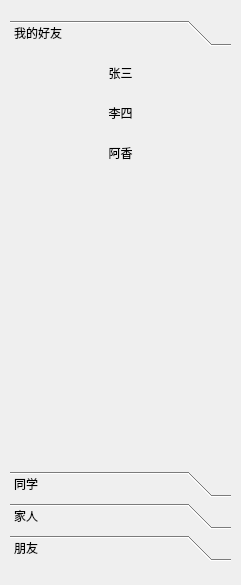
<?xml version="1.0" encoding="UTF-8"?>
<ui version="4.0">
 <class>Form</class>
 <widget class="QWidget" name="Form">
  <property name="geometry">
   <rect>
    <x>0</x>
    <y>0</y>
    <width>241</width>
    <height>585</height>
   </rect>
  </property>
  <property name="windowTitle">
   <string>Form</string>
  </property>
  <widget class="QToolBox" name="toolBox">
   <property name="geometry">
    <rect>
     <x>10</x>
     <y>20</y>
     <width>221</width>
     <height>541</height>
    </rect>
   </property>
   <property name="currentIndex">
    <number>0</number>
   </property>
   <widget class="QWidget" name="page">
    <property name="geometry">
     <rect>
      <x>0</x>
      <y>0</y>
      <width>221</width>
      <height>425</height>
     </rect>
    </property>
    <attribute name="label">
     <string>我的好友</string>
    </attribute>
    <widget class="QToolButton" name="toolButton">
     <property name="geometry">
      <rect>
       <x>0</x>
       <y>0</y>
       <width>221</width>
       <height>41</height>
      </rect>
     </property>
     <property name="text">
      <string>张三</string>
     </property>
     <property name="icon">
      <iconset>
       <normaloff>../../../Python课程/PyQt6 Python桌面开发 视频教程 2024版/配套源码/PyQt6Project2/PyQt6常用基本控件/容器控件/1.png</normaloff>../../../Python课程/PyQt6 Python桌面开发 视频教程 2024版/配套源码/PyQt6Project2/PyQt6常用基本控件/容器控件/1.png</iconset>
     </property>
     <property name="iconSize">
      <size>
       <width>40</width>
       <height>40</height>
      </size>
     </property>
     <property name="toolButtonStyle">
      <enum>Qt::ToolButtonTextBesideIcon</enum>
     </property>
     <property name="autoRaise">
      <bool>true</bool>
     </property>
    </widget>
    <widget class="QToolButton" name="toolButton_2">
     <property name="geometry">
      <rect>
       <x>0</x>
       <y>40</y>
       <width>221</width>
       <height>41</height>
      </rect>
     </property>
     <property name="text">
      <string>李四</string>
     </property>
     <property name="icon">
      <iconset>
       <normaloff>../../../Python课程/PyQt6 Python桌面开发 视频教程 2024版/配套源码/PyQt6Project2/PyQt6常用基本控件/容器控件/2.png</normaloff>../../../Python课程/PyQt6 Python桌面开发 视频教程 2024版/配套源码/PyQt6Project2/PyQt6常用基本控件/容器控件/2.png</iconset>
     </property>
     <property name="iconSize">
      <size>
       <width>40</width>
       <height>40</height>
      </size>
     </property>
     <property name="toolButtonStyle">
      <enum>Qt::ToolButtonTextBesideIcon</enum>
     </property>
     <property name="autoRaise">
      <bool>true</bool>
     </property>
    </widget>
    <widget class="QToolButton" name="toolButton_3">
     <property name="geometry">
      <rect>
       <x>0</x>
       <y>80</y>
       <width>221</width>
       <height>41</height>
      </rect>
     </property>
     <property name="text">
      <string>阿香</string>
     </property>
     <property name="icon">
      <iconset>
       <normaloff>../../../Python课程/PyQt6 Python桌面开发 视频教程 2024版/配套源码/PyQt6Project2/PyQt6常用基本控件/容器控件/4.png</normaloff>../../../Python课程/PyQt6 Python桌面开发 视频教程 2024版/配套源码/PyQt6Project2/PyQt6常用基本控件/容器控件/4.png</iconset>
     </property>
     <property name="iconSize">
      <size>
       <width>40</width>
       <height>40</height>
      </size>
     </property>
     <property name="toolButtonStyle">
      <enum>Qt::ToolButtonTextBesideIcon</enum>
     </property>
     <property name="autoRaise">
      <bool>true</bool>
     </property>
    </widget>
   </widget>
   <widget class="QWidget" name="page_2">
    <property name="geometry">
     <rect>
      <x>0</x>
      <y>0</y>
      <width>221</width>
      <height>425</height>
     </rect>
    </property>
    <attribute name="label">
     <string>同学</string>
    </attribute>
    <widget class="QToolButton" name="toolButton_4">
     <property name="geometry">
      <rect>
       <x>0</x>
       <y>0</y>
       <width>221</width>
       <height>41</height>
      </rect>
     </property>
     <property name="text">
      <string>赵六</string>
     </property>
     <property name="icon">
      <iconset>
       <normaloff>../../../Python课程/PyQt6 Python桌面开发 视频教程 2024版/配套源码/PyQt6Project2/PyQt6常用基本控件/容器控件/1.png</normaloff>../../../Python课程/PyQt6 Python桌面开发 视频教程 2024版/配套源码/PyQt6Project2/PyQt6常用基本控件/容器控件/1.png</iconset>
     </property>
     <property name="iconSize">
      <size>
       <width>40</width>
       <height>40</height>
      </size>
     </property>
     <property name="toolButtonStyle">
      <enum>Qt::ToolButtonTextBesideIcon</enum>
     </property>
     <property name="autoRaise">
      <bool>true</bool>
     </property>
    </widget>
   </widget>
   <widget class="QWidget" name="page_3">
    <attribute name="label">
     <string>家人</string>
    </attribute>
    <widget class="QToolButton" name="toolButton_5">
     <property name="geometry">
      <rect>
       <x>0</x>
       <y>0</y>
       <width>221</width>
       <height>41</height>
      </rect>
     </property>
     <property name="text">
      <string>傻逼</string>
     </property>
     <property name="icon">
      <iconset>
       <normaloff>../../../Python课程/PyQt6 Python桌面开发 视频教程 2024版/配套源码/PyQt6Project2/PyQt6常用基本控件/容器控件/1.png</normaloff>../../../Python课程/PyQt6 Python桌面开发 视频教程 2024版/配套源码/PyQt6Project2/PyQt6常用基本控件/容器控件/1.png</iconset>
     </property>
     <property name="iconSize">
      <size>
       <width>40</width>
       <height>40</height>
      </size>
     </property>
     <property name="toolButtonStyle">
      <enum>Qt::ToolButtonTextBesideIcon</enum>
     </property>
     <property name="autoRaise">
      <bool>true</bool>
     </property>
    </widget>
   </widget>
   <widget class="QWidget" name="page_4">
    <attribute name="label">
     <string>朋友</string>
    </attribute>
    <widget class="QToolButton" name="toolButton_6">
     <property name="geometry">
      <rect>
       <x>0</x>
       <y>0</y>
       <width>221</width>
       <height>41</height>
      </rect>
     </property>
     <property name="text">
      <string>垃圾</string>
     </property>
     <property name="icon">
      <iconset>
       <normaloff>../../../Python课程/PyQt6 Python桌面开发 视频教程 2024版/配套源码/PyQt6Project2/PyQt6常用基本控件/容器控件/1.png</normaloff>../../../Python课程/PyQt6 Python桌面开发 视频教程 2024版/配套源码/PyQt6Project2/PyQt6常用基本控件/容器控件/1.png</iconset>
     </property>
     <property name="iconSize">
      <size>
       <width>40</width>
       <height>40</height>
      </size>
     </property>
     <property name="toolButtonStyle">
      <enum>Qt::ToolButtonTextBesideIcon</enum>
     </property>
     <property name="autoRaise">
      <bool>true</bool>
     </property>
    </widget>
   </widget>
  </widget>
 </widget>
 <resources/>
 <connections/>
</ui>
